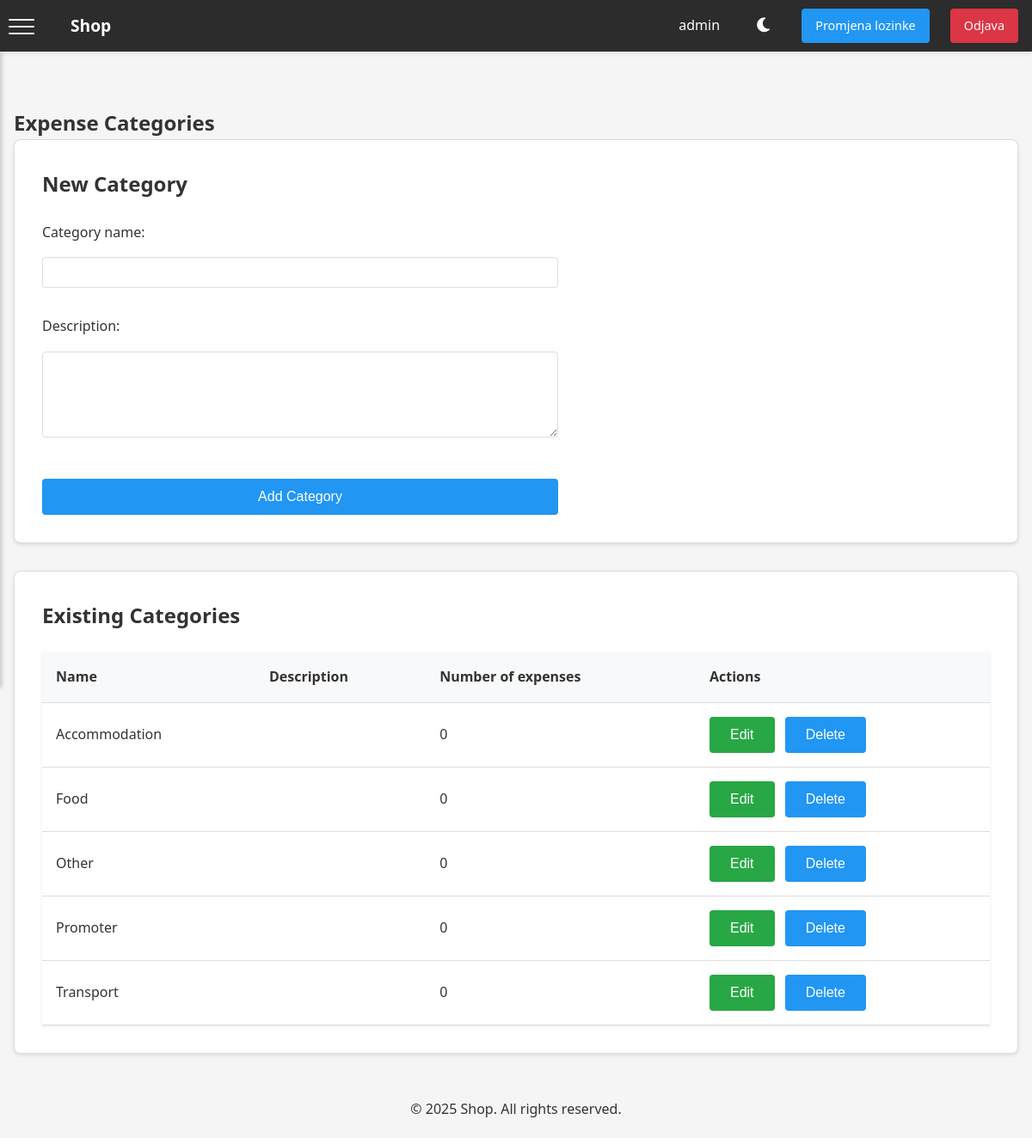
Page /admin/expense_categories.php (signed in) on the committed database.
### tables this page shows
CREATE TABLE users (
    id INT AUTO_INCREMENT PRIMARY KEY,
    username VARCHAR(50) NOT NULL UNIQUE,
    password VARCHAR(255) NOT NULL,
    role ENUM('admin', 'user') NOT NULL DEFAULT 'user',
    created_at TIMESTAMP DEFAULT CURRENT_TIMESTAMP,
    updated_at TIMESTAMP DEFAULT CURRENT_TIMESTAMP ON UPDATE CURRENT_TIMESTAMP
);

CREATE TABLE expense_categories (
    id INT AUTO_INCREMENT PRIMARY KEY,
    name VARCHAR(100) NOT NULL,
    created_at TIMESTAMP DEFAULT CURRENT_TIMESTAMP,
    updated_at TIMESTAMP DEFAULT CURRENT_TIMESTAMP ON UPDATE CURRENT_TIMESTAMP
);

### admin/expense_categories.php (the view, shortened to what this page needs)
<?php
require_once '../includes/header.php';
require_once '../includes/config.php';
$stmt = $pdo->prepare("
    SELECT ec.*,
           (SELECT COUNT(*) FROM expenses WHERE category_id = ec.id) as expense_count
    FROM expense_categories ec
    ORDER BY ec.name
");
$stmt->execute();
$categories = $stmt->fetchAll();
?>
<div class="admin-container">
    <h2>Expense Categories</h2>
    <div class="form-section">
        <h3>New Category</h3>
        <form method="POST" class="admin-form">
            <div class="form-group">
                <label for="name">Category name:</label>
                <input type="text" id="name" name="name" required>
            </div>
            <div class="form-group">
                <label for="description">Description:</label>
                <textarea id="description" name="description" rows="2"></textarea>
            </div>
            <button type="submit">Add Category</button>
        </form>
    </div>
    <div class="list-section">
        <h3>Existing Categories</h3>
        <table class="admin-table">
            <thead>
                <tr>
                    <th>Name</th>
                    <th>Description</th>
                    <th>Number of expenses</th>
                    <th>Actions</th>
                </tr>
            </thead>
            <tbody>
                <?php foreach ($categories as $category): ?>
                    <tr>
                        <td><?php echo htmlspecialchars($category['name']); ?></td>
                        <td><?php echo htmlspecialchars($category['description']); ?></td>
                        <td><?php echo $category['expense_count']; ?></td>
                        <td>
                            <button class="btn-edit" onclick="editCategory(<?php echo $category['id']; ?>)">Edit</button>
                            <form method="POST" style="display: inline;">
                                <button type="submit" class="btn-delete" onclick="return confirm('Are you sure?')">Delete</button>
                            </form>
                        </td>
                    </tr>
                <?php endforeach; ?>
            </tbody>
        </table>
    </div>
</div>
<?php require_once '../includes/footer.php'; ?>

### includes/header.php (shortened to what this page needs)
<?php
require_once __DIR__ . '/../config/database.php';
try {
    $stmt = $pdo->prepare("SELECT * FROM users WHERE id = ?");
    $stmt->execute([$_SESSION['user_id']]);
    $currentUser = $stmt->fetch();
} catch (PDOException $e) {
    error_log("Error in header.php: " . $e->getMessage());
    $currentUser = null;
    $currentTour = null;
    $tours = [];
    $notes = [];
}
$rootPath = '';
if (strpos($_SERVER['PHP_SELF'], '/admin/') !== false) {
    $rootPath = '../';
}
?>
<!DOCTYPE html>
<html lang="hr">
<head>
    <link rel="stylesheet" href="<?php echo $rootPath; ?>assets/css/main.css">
    <?php if (isset($_SESSION['role']) && $_SESSION['role'] === 'admin'): ?>
        <link rel="stylesheet" href="<?php echo $rootPath; ?>assets/css/admin.css">
    <?php endif; ?>
    <link rel="stylesheet" href="https://cdnjs.cloudflare.com/ajax/libs/font-awesome/6.0.0/css/all.min.css">
    <link rel="stylesheet" href="<?php echo $rootPath; ?>assets/css/dark-mode.css">
</head>
<body>
    <div class="header">
        <div class="header-content">
            <button class="mobile-menu-btn" id="mobileMenuBtn">
                <span></span>
                <span></span>
                <span></span>
            </button>
            <a href="<?php echo $rootPath; ?>index.php" class="logo">Shop</a>
            <div class="user-menu">
                <?php if ($currentUser): ?>
                    <span><?php echo htmlspecialchars($currentUser['username']); ?></span>
                <?php endif; ?>
                <button id="darkModeToggle" class="dark-mode-toggle">
                    <i class="fas fa-moon"></i>
                </button>
                <a href="change_password.php" class="password-btn">Promjena lozinke</a>
                <a href="../logout.php" class="logout-btn">Odjava</a>
            </div>
        </div>
    </div>
    <div class="content">
    </div>
</body>
</html>

### includes/footer.php (shortened to what this page needs)
    <footer style="text-align: center; padding: 20px 0; width: 100%;">
        <p style="margin: 0;">&copy; <?php echo date('Y'); ?> Shop. All rights reserved.</p>
    </footer>
</body>
</html>

### assets/css/main.css (style rules this page uses)
:root { --primary-color: #2c2c2c; --secondary-color: #1a1a1a; --accent-color: #3498db; --background-color: #f5f5f5; --text-color: #333; --border-color: #ddd; --success-color: #28a745; --warning-color: #ffc107; --error-color: #dc3545; --card-background: #fff; --input-background: #fff; --input-text: #333; --input-border: #ddd; --button-primary: #4a90e2; --button-primary-hover: #357abd; --button-success: #28a745; --button-success-hover: #218838; --button-danger: #dc3545; --button-danger-hover: #c82333; --table-header: #f8f9fa; --table-row-hover: #f8f9fa; --modal-background: #fff; --modal-border: #ddd; --message-success-bg: #d4edda; --message-success-border: #c3e6cb; --message-error-bg: #f8d7da; --message-error-border: #f5c6cb; --select-background: #fff; --select-text: #333; --select-border: #ddd; }
.header { background-color: var(--primary-color); color: white; padding: 0; position: fixed; width: 100%; top: 0; z-index: 1000; box-shadow: 0 2px 5px rgba(0,0,0,0.2); border-bottom-left-radius: 10px; border-bottom-right-radius: 10px; }
.header-content { display: flex; align-items: center; height: 60px; border-bottom-left-radius: 10px; border-bottom-right-radius: 10px; background-color: var(--primary-color); }
.mobile-menu-btn { display: none; background: none; border: none; color: white; font-size: 1.5rem; cursor: pointer; padding: 0.5rem; width: 50px; text-align: center; }
.logo { font-size: 1.2rem; font-weight: bold; color: white; text-decoration: none; padding: 0 1rem; text-align: center; }
.user-menu { display: none; margin-left: auto; padding-right: 1rem; }
@media screen and (min-width: 768px) { .header-content { max-width: 1200px; margin: 0 auto; padding: 0 2rem; } }
@media screen and (min-width: 768px) { .user-menu { display: flex; align-items: center; } }
@media screen and (min-width: 768px) { .logo { text-align: left; } }
.logout-btn { background-color: var(--button-danger); color: white; padding: 0.5rem 1rem; border-radius: 4px; text-decoration: none; font-size: 0.9rem; }
.content { margin-top: 60px; padding: 1rem; }
.password-btn { background-color: var(--button-primary); color: white; padding: 0.5rem 1rem; border-radius: 4px; text-decoration: none; font-size: 0.9rem; }
* { margin: 0; padding: 0; box-sizing: border-box; }
body { font-family: 'Segoe UI', Tahoma, Geneva, Verdana, sans-serif; background-color: var(--background-color); color: var(--text-color); line-height: 1.6; min-height: 100vh; }
.form-section { background: white; padding: 20px; border-radius: 8px; box-shadow: 0 2px 4px rgba(0,0,0,0.1); margin-bottom: 20px; }
.form-group { margin-bottom: 1rem; }
.form-group label { display: block; margin-bottom: 0.5rem; font-weight: 500; }
.form-group input[type="text"], .form-group input[type="number"], .form-group input[type="email"], .form-group input[type="tel"], .form-group select, .form-group textarea { width: 100%; padding: 8px; border: 1px solid #ddd; border-radius: 4px; font-size: 1rem; }
.list-section { background: white; padding: 20px; border-radius: 8px; box-shadow: 0 2px 4px rgba(0,0,0,0.1); margin-top: 20px; }
.list-section h3 { margin-top: 0; color: var(--text-color); font-size: 1.5rem; margin-bottom: 1.5rem; }
.form-section button[type="submit"] { padding: 0.75rem 1.5rem; border: none; border-radius: 4px; font-size: 1rem; cursor: pointer; transition: background-color 0.2s; background-color: var(--button-primary); color: white; width: auto; margin-top: 1rem; }

### assets/css/dark-mode.css (style rules this page uses)
.dark-mode-toggle { background: none; border: none; color: white; cursor: pointer; padding: 10px; font-size: 1.2em; }

### rows in the picture
users: username "admin"
expense_categories: name "Accommodation", expense_count "0"
expense_categories: name "Food", expense_count "0"
expense_categories: name "Other", expense_count "0"
expense_categories: name "Promoter", expense_count "0"
expense_categories: name "Transport", expense_count "0"
